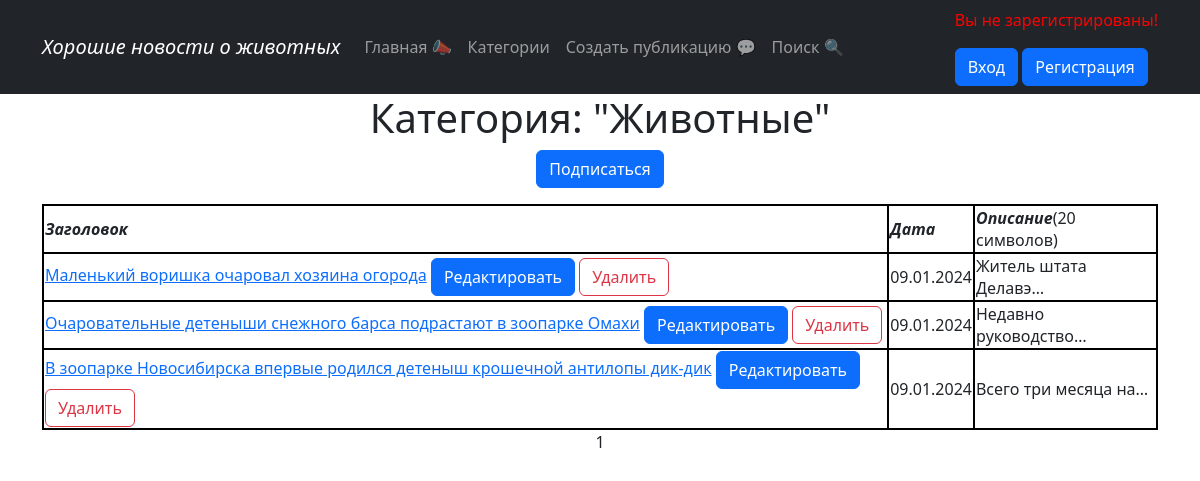
Before: /news/categories/1 with the older database file.
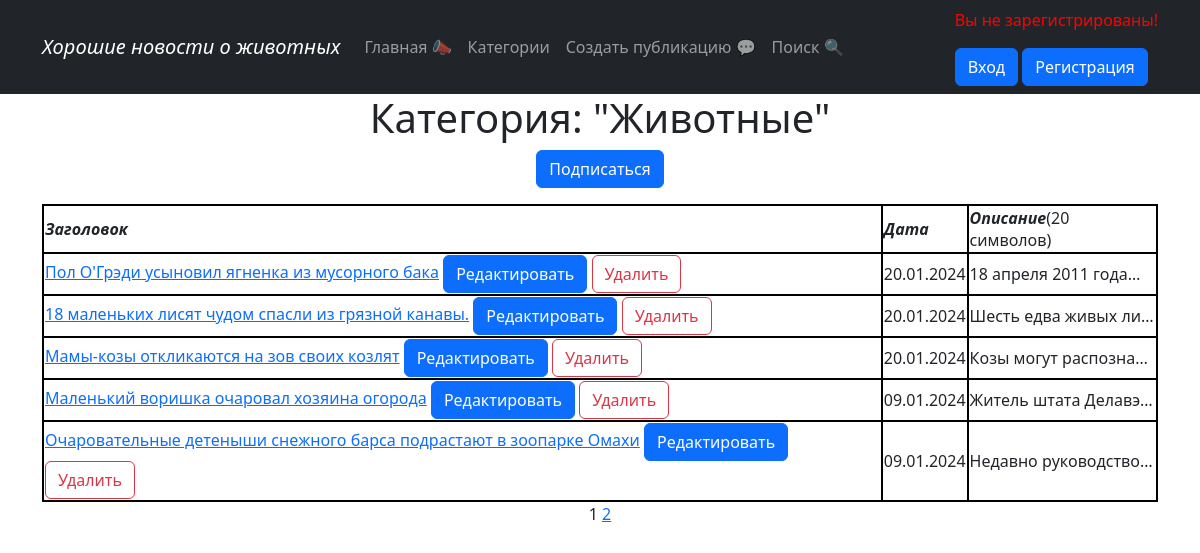
After: the same page with the newer database file.
### news/models.py (models this page shows, shortened)
class Post(models.Model):
    author = models.ForeignKey(Author, on_delete=models.CASCADE)
    content_type = models.CharField(max_length=10, choices=[
        ('статья', 'Статья'), ('новость', 'Новость')])
    created_time = models.DateTimeField(auto_now_add=True)
    categories = models.ManyToManyField(Category, through='PostCategory',
                                        related_name='PostCategory')
    title = models.CharField(max_length=255, verbose_name=pgettext_lazy('Title', 'Title'))
    text = models.TextField()
    rating = models.IntegerField(default=0)

### news/views.py (the view)
# urls.py: path('categories/<int:pk>', CategoryListView.as_view(), name='category_list'),
class CategoryListView(PostsList):
    model = Post
    template_name = 'subscribers/category_list.html'
    context_object_name = 'category_news_list'
    def get_queryset(self):
        self.category = get_object_or_404(Category, id=self.kwargs['pk'],)
        queryset = Post.objects.filter(categories=self.category).order_by('-created_time')
        return queryset
    def get_context_data(self, **kwargs):
        context = super().get_context_data(**kwargs)
        context['is_not_subscriber'] = self.request.user not in self.category.subscribers.all()
        context['category'] = self.category
        return context

### news/templatetags/custom_filters.py (called while the page is built)
@register.filter()
def censor(text):
    list_words = text.split()
    censor_words = {'салюты', 'игрушки', }
    censor_text = []
    if isinstance(text, str):
        for word in list_words:
            if word.lower() in censor_words:
                word = f'{word[0]}{"*" * (len(word) - 2)}{word[-1]}'
            censor_text.append(word)
        return ' '.join(censor_text)

### news/views.py (called while the page is built)
    def get_context_data(self, **kwargs):
        context = super().get_context_data(**kwargs)
        context['filter'] = PostFilter(self.request.GET, queryset=self.get_queryset())
        return context

### templates/subscribers/category_list.html (shortened to what this page needs)
{% extends 'flatpages/default.html' %}
{% load custom_filters %}
{% block content %}
<h1>Категория: "{{ category.name }}"</h1>
{% if category_news_list %}
{% if is_not_subscriber%}
<p class="text-center"><a href="{% url 'subscribers' category.id %}"><u><button type="button" class="btn btn-primary">Подписаться</button></u></a></p>
{% endif%}
<table border="3">
<tr>
    <td><em><b>Заголовок</b></em></td>
    <td><em><b>Дата</b></em></td>
    <td><em><b>Описание</b></em>(20 символов)</td>
</tr>
    {% for item in category_news_list %}
    <tr>
        <td>
            <a href="{% url 'post_full' item.id %}">{{ item.title | censor }}</a>
            <a href="{% url 'post_create' item.id %}"><u><button type="button" class="btn btn-primary">Редактировать</button></u></a>
            <a href="{% url 'post_delete' item.id %}"><u><button type="button" class="btn btn-outline-danger">Удалить</button></u></a>
        </td>
        <td>{{ item.created_time | date:'d.m.Y' }}</td>
        <td>{{ item.text | truncatechars:20 }}</td>
    </tr>
    {% endfor %}
</table>
{% endif %}
{{ page_obj.number }}
{% if page_obj.has_next %}
    <a href="?page={{ page_obj.next_page_number }}">
        {{ page_obj.next_page_number }}
    </a>
{% endif %}
{% endblock content %}

Changed rows visible on the page:
no longer on this page (row unchanged): Post: title|censor "В зоопарке Новосибирска впервые родился детеныш крошечной антилопы дик-дик", created_time "09.01.2024", text "Всего три месяца на…"
added Post: title|censor "Пол О'Грэди усыновил ягненка из мусорного бака", created_time "20.01.2024", text "18 апреля 2011 года…"
added Post: title|censor "18 маленьких лисят чудом спасли из грязной канавы.", created_time "20.01.2024", text "Шесть едва живых ли…"
added Post: title|censor "Мамы-козы откликаются на зов своих козлят", created_time "20.01.2024", text "Козы могут распозна…"
Other visible differences:
{{ page_obj.next_page_number }}: (not shown) → "2"
